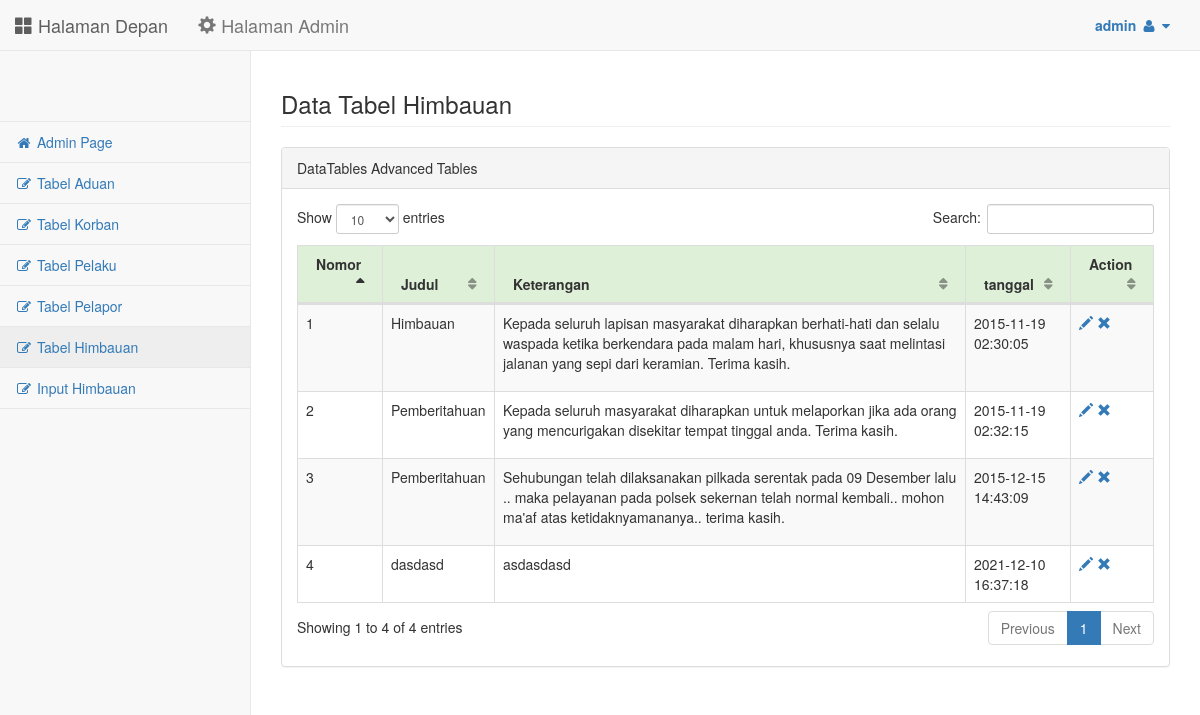
Screenshot of /tabel_himbauan.php (signed in) with the database file from the repository.
### tables this page shows
CREATE TABLE IF NOT EXISTS `himbauan` (
  `no` int(5) NOT NULL AUTO_INCREMENT,
  `judul` varchar(50) NOT NULL,
  `ket` varchar(200) NOT NULL,
  `datetime` timestamp NOT NULL DEFAULT CURRENT_TIMESTAMP,
  PRIMARY KEY (`no`)
);

### tabel_himbauan.php (the view, shortened to what this page needs)
<!DOCTYPE html>
<html lang="en">
<head>
    <link href="admin/bower_components/bootstrap/dist/css/bootstrap.min.css" rel="stylesheet">
    <link href="admin/bower_components/metisMenu/dist/metisMenu.min.css" rel="stylesheet">
    <link href="admin/bower_components/datatables-plugins/integration/bootstrap/3/dataTables.bootstrap.css" rel="stylesheet">
    <link href="admin/bower_components/datatables-responsive/css/dataTables.responsive.css" rel="stylesheet">
    <link href="admin/dist/css/sb-admin-2.css" rel="stylesheet">
    <link href="admin/bower_components/font-awesome/css/font-awesome.min.css" rel="stylesheet" type="text/css">
</head>
<body>
    <?php
        if(!isset($_SESSION['adminname'])) {
        header('location:loginadmin.php'); }
        else { $adminname = $_SESSION['adminname']; }
    ?>
    <div id="wrapper">
        <nav class="navbar navbar-default navbar-static-top" role="navigation" style="margin-bottom: 0">
            <div class="navbar-header">
                <a class="navbar-brand" href="index.php"><span class="glyphicon glyphicon-th-large"></span> Halaman Depan</a>
                <a class="navbar-brand" href="admin.php"><span class="glyphicon glyphicon-cog"></span> Halaman Admin</a>
            </div>
            <ul class="nav navbar-top-links navbar-right">
                <li class="dropdown">
                    <a class="dropdown-toggle" data-toggle="dropdown" href="#"><b><?php echo "$adminname"; ?></b>
                        <i class="fa fa-user fa-fw"></i>  <i class="fa fa-caret-down"></i>
                    </a>
                </li>
            </ul>
            <?php include "adminmenu.php"; ?>
        </nav>
        <div id="page-wrapper">
            <div class="row">
                <div class="col-lg-12">
                    <h3 class="page-header">Data Tabel Himbauan</h3>
                </div>
            </div>
            <div class="table-responsive">
            <div class="row">
                <div class="col-lg-12">
                    <div class="panel panel-default">
                        <div class="panel-heading">
                            DataTables Advanced Tables
                        </div>
                        <div class="panel-body">
                            <div class="dataTable_wrapper">
                                <table class="table table-striped table-bordered table-hover" id="dataTables-example">
                                    <thead>
                                        <tr class="success">
                                            <th>Nomor</th>
                                            <th>Judul</th>
                                            <th>Keterangan</th>
                                            <th>tanggal</th>
                                            <th>Action</th>
                                        </tr>
                                    </thead>
                                    <tbody>
                                    <?php
                                    include "koneksi.php";
                                    $query=mysqli_query($konek, "select * from himbauan");
                                    while($d=mysqli_fetch_array($query))
                                        {
                                    ?>
                                        <tr>
                                            <td><?php echo $d['no']; ?></td>
                                            <td><?php echo $d['judul']; ?></td>
                                            <td><?php echo $d['ket']; ?></td>
                                            <td><?php echo $d['datetime']; ?></td>
                                            <td>
                                                <a href="edit_himbauan.php?no=<?php echo $d['no']; ?>">
                                                    <span class="glyphicon glyphicon-pencil" aria-hidden="true"></span>
                                                </a>
                                                <a Onclick="return confirm('Yakin Mau Hapus?...');"href="hapus_himbauan.php?no=<?php echo $d['no']; ?>">
                                                    <span class="glyphicon glyphicon-remove" aria-hidden="true"></span>
                                                </a>
                                        </tr>
                                    <?php
                                        }
                                    ?>
                                    </tbody>
                                </table>
                            </div>
                        </div>
                    </div>
                </div>
            </div>
            </div>
        </div>
    </div>
</body>
</html>

### rows the page displays
himbauan: no "1", judul "Himbauan", ket "Kepada seluruh lapisan masyarakat diharapkan berhati-hati dan selalu waspada ketika berkendara pada malam hari, khususnya saat melintasi jalanan yang sepi dari keramian. Terima kasih.", datetime "2015-11-19 02:30:05"
himbauan: no "2", judul "Pemberitahuan", ket "Kepada seluruh masyarakat diharapkan untuk melaporkan jika ada orang yang mencurigakan disekitar tempat tinggal anda. Terima kasih.", datetime "2015-11-19 02:32:15"
himbauan: no "3", judul "Pemberitahuan", ket "Sehubungan telah dilaksanakan pilkada serentak pada 09 Desember lalu .. maka pelayanan pada polsek sekernan telah normal kembali.. mohon ma'af atas ketidaknyamananya.. terima kasih.", datetime "2015-12-15 14:43:09"
himbauan: no "4", judul "dasdasd", ket "asdasdasd", datetime "2021-12-10 16:37:18"

### other values shown
$adminname "admin"
